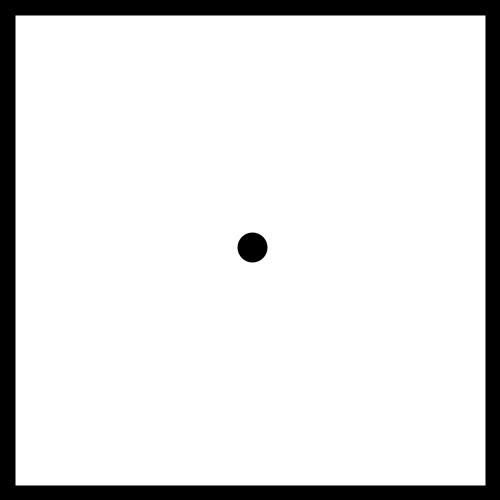
Frame 1 (no input)
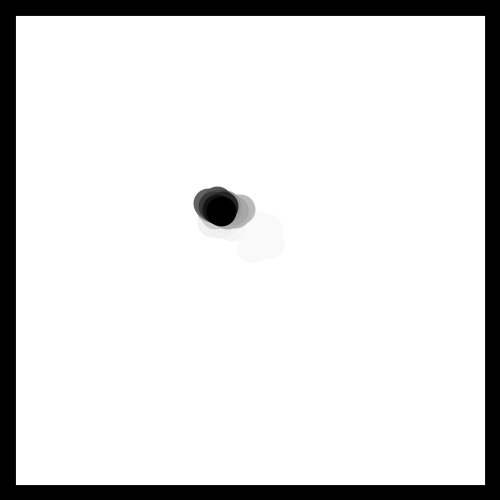
Frame 60 (the mouse pressed at the canvas centre just before this capture)
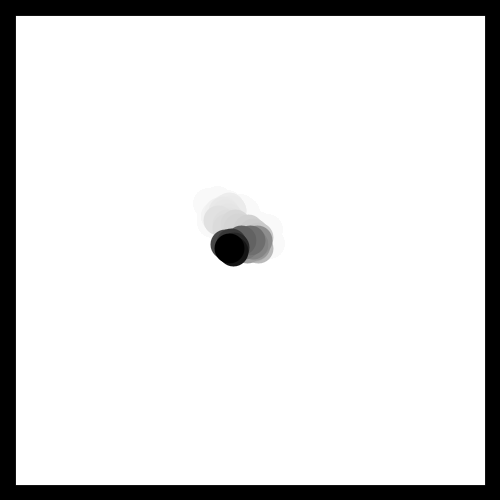
Frame 120 (the mouse held since frame 60 and released just before this capture)

The Processing sketch that drew these frames (run headless with seeded random() and noise(); from frame 60 on, the mouse is pressed at the canvas centre):

// Processing sketch: muchaRuchyBrownaRoznaSzybkosc
// ── muchaRuchyBrownaRoznaSzybkosc.pde
void setup()
{
  size(500, 500);
  strokeWeight(30);
  stroke(0);
  background(255);
  fill(255, 20);
}

float x = 250;
float y = 250;

void draw()
{
  rect(0, 0, 500, 500);
  x = x + random(-10, 10);
  y = y + random(-5, 5);
  point(x, y);
}
